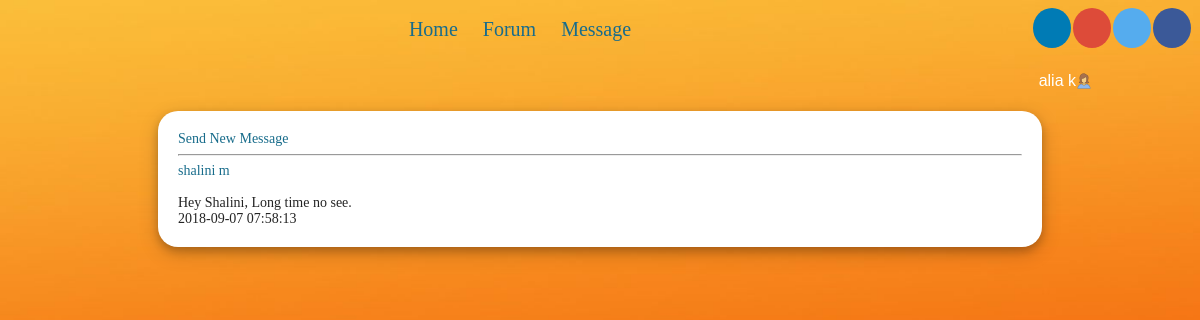
Screenshot of /finalforum/messages.php (signed in) with the database file from the repository.
### tables this page shows
CREATE TABLE `chatmaster` (
  `chat_id` int(11) NOT NULL,
  `user_id_from` int(11) NOT NULL,
  `user_id_to` int(11) NOT NULL
);

CREATE TABLE `user` (
  `user_id` int(11) NOT NULL,
  `country` varchar(50) NOT NULL,
  `state` varchar(50) NOT NULL,
  `address` varchar(500) NOT NULL,
  `user_type` varchar(50) NOT NULL,
  `username` varchar(50) DEFAULT NULL,
  `fullname` varchar(50) DEFAULT NULL,
  `password` varchar(50) DEFAULT NULL,
  `user_acc_active` tinyint(1) DEFAULT NULL,
  `dob` date NOT NULL,
  `e_mail` varchar(100) DEFAULT NULL,
  `gender` varchar(20) NOT NULL,
  `uimg` varchar(255) NOT NULL,
  `isuser` tinyint(1) NOT NULL
);

CREATE TABLE `chat` (
  `chatdetail_id` int(11) NOT NULL,
  `cdatetime` timestamp NOT NULL DEFAULT CURRENT_TIMESTAMP,
  `message` varchar(1000) NOT NULL,
  `user_id` int(11) NOT NULL,
  `chat_id` int(11) NOT NULL
);

### finalforum/utility.php (called while the page is built, shortened)
<?php
	function ExecuteQuery ($SQL)
	{
		$rows = mysql_query ($SQL);
		return $rows;
	}
?>

### finalforum/messages.php (the view, shortened to what this page needs)
<?php session_start();
 require("header.php");
require("checkUser.php")?>
<div class="mess">
	<a href="search.php">Send New Message</a>
<hr/>
<div class='messbox'>
<?php
	$sql = "SELECT chat_id, user_id_from, user_id_to, fullname FROM Chatmaster, user WHERE chatmaster.user_id_to=user.user_id AND chatmaster.user_id_from=$_SESSION[uid] ";
	$rows = ExecuteQuery ($sql);
	while ($row = mysql_fetch_array($rows))
	{
		echo "<a href='readmsg.php?id=$row[chat_id]'>$row[fullname]</a>";
		$chatrow = mysql_fetch_array (ExecuteQuery ("SELECT * FROM chat WHERE chat_id=$row[chat_id] ORDER BY cdatetime DESC"));
		if ($chatrow)
		{
			echo "<br/><br/> $chatrow[message]<br/>";
			echo "$chatrow[cdatetime]";
		}
	}
?>
</div>
</div>

### finalforum/res/style.css (style rules this page uses)
a { font-family: Georgia, "Times New Roman", Times, Serif; text-decoration: none; color: #186C8B; }
a:link { font-family: Georgia, "Times New Roman", Times, Serif; text-decoration: none; color: #186C8B; }

### finalforum/messages.php (style rules this page uses)
.mess { margin-left: 150px; margin-right: 150px; border-radius: 20px; padding: 20px; background-color: #FFFFFF; box-shadow: 0 4px 8px 0 rgba(0, 0, 0, 0.2), 0 6px 20px 0 rgba(0, 0, 0, 0.19); }

### rows the page displays
chatmaster: user.fullname "shalini m", chat.message "Hey Shalini, Long time no see.", chat.cdatetime "2018-09-07 07:58:13"

### other values shown
$_SESSION["fn"] "alia k"
